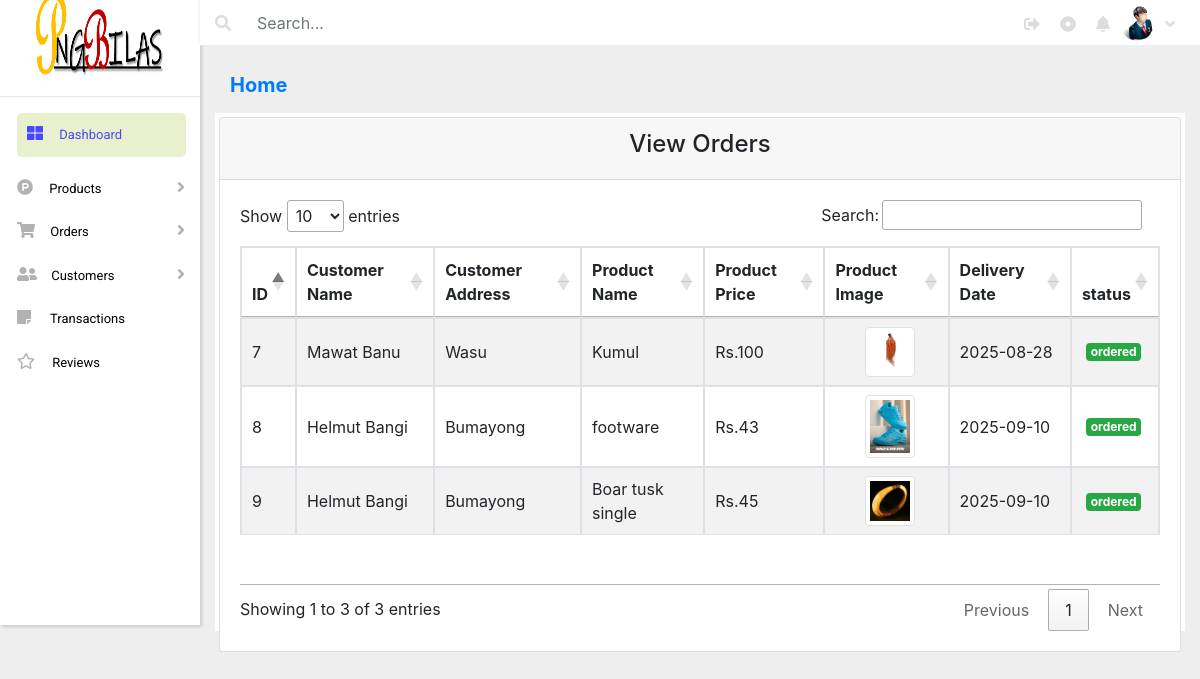
/admin/Index/orderview.php, run on an earlier commit of the app's database.
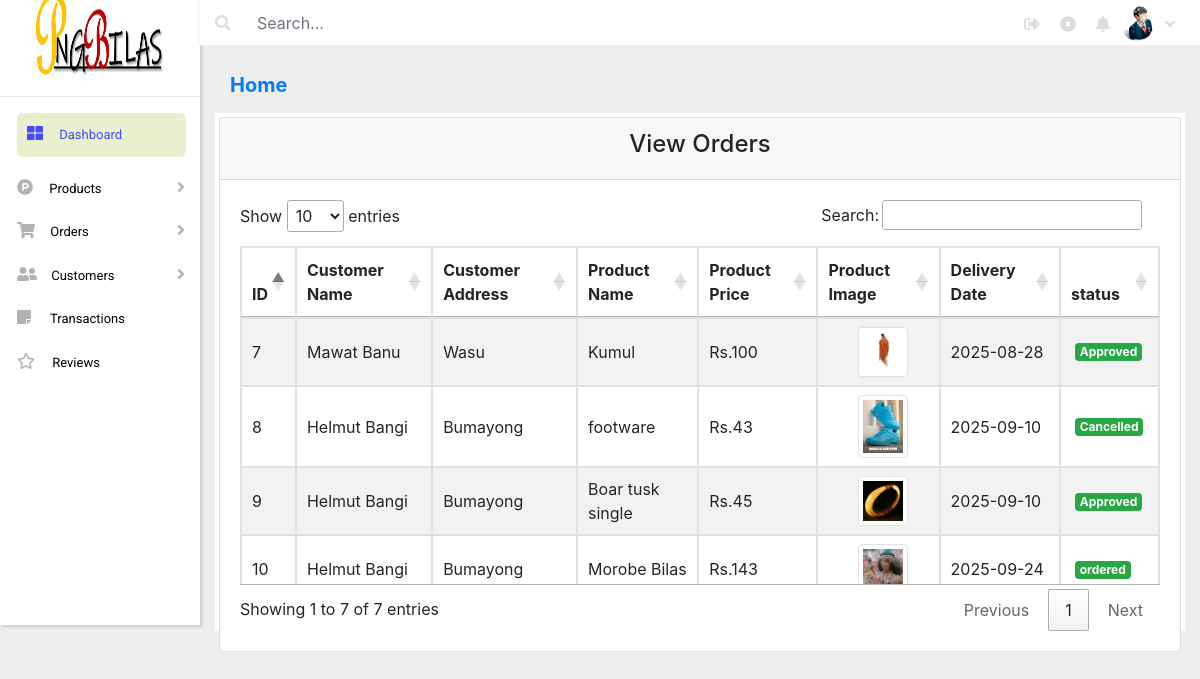
And on a later commit of the database.
### tables this page shows
CREATE TABLE `ordered` (
  `ID` int(10) NOT NULL,
  `customer_name` varchar(20) NOT NULL,
  `customer_mail` varchar(50) NOT NULL,
  `customer_address` varchar(100) NOT NULL,
  `product_name` varchar(30) NOT NULL,
  `product_price` int(20) NOT NULL,
  `product_image` varchar(100) NOT NULL,
  `status` varchar(20) NOT NULL DEFAULT 'ordered',
  `Delivery_Date` date NOT NULL DEFAULT current_timestamp()
);

### admin/Index/orderview.php (the view, shortened to what this page needs)
<?php
include 'include/header.php';
include 'include/sidebar.php';
include 'include/top-header.php';
?>
<div class="container-fluid body-area mt-5">
  <div class="row mt-2">
    <div class="col-md-12 col-sm-12">
      <h5 class="pt-4"><a href="./index.php" style="text-decoration: none; font-weight: bold;">Home</a>
      </h5>
    </div>
  </div>
  <div class="row">
    <div class="col-md-12 col-sm-12 view-area mt-2 p-1">
      <div class="card">
        <div class="card-header">
          <h4 class="text-center">View Orders</h4>
        </div>
        <div class="card-body">
          <table id="dtBasicExample"
            class="table table-responsive table-striped table-bordered  w-100 d-block d-md-table" cellspacing="0"
            width="100%">
            <thead>
              <th class="th-sm">ID
              </th>
              <th class="th-sm">Customer Name
              </th>
              <th class="th-sm">Customer Address
              </th>
              <th class="th-sm">Product Name
              </th>
              <th class="th-sm">Product Price
              </th>
              <th class="th-sm">Product Image
              </th>
              <th class="th-sm">Delivery Date
              </th>
              <th class="th-sm">status
              </th>
            </thead>
            <tbody>
              <?php
            include 'Sql/config.php';
            ?>
              <?php
            $sql = "SELECT * FROM ordered";
            $table = mysqli_query($conn, $sql);
            if(mysqli_num_rows($table)>0){
                while ($row = mysqli_fetch_array($table)) {
                 ?>
              <tr>
                <td>
                  <?php echo $row['ID'];?>
                </td>
                <td>
                  <?php echo $row['customer_name'];?>
                </td>
                <td>
                  <?php echo $row['customer_address'];?>
                </td>
                <td>
                  <?php echo $row['product_name'];?>
                </td>
                <td>
                  Rs.<?php echo $row['product_price'];?>
                </td>
                <td><img src="img/uploads/<?php echo $row['product_image'];?>" class="img-thumbnail" height="50px" width="50px"
                    id="pimg"></td>
                <td>
                  <?php echo $row['Delivery_Date'];?>
                </td>
                <td>
                <p class ="badge badge-success m-1"><?php echo $row['status'];?></p>
                </td>
              </tr>
              <?php
                            }
                          }
                          ?>
            </tbody>
          </table>
        </div>
      </div>
    </div>
  </div>
</div>
</div>
<?php
include 'include/footer.php';
?>

### admin/Index/include/header.php (shortened to what this page needs)
<!DOCTYPE html>
<html>
<head>
	<link rel="stylesheet" href="https://cdnjs.cloudflare.com/ajax/libs/font-awesome/5.10.0/css/all.min.css">
  <link rel="stylesheet" href="https://cdn.jsdelivr.net/npm/bootstrap@4.6.2/dist/css/bootstrap.min.css">
  <link rel="stylesheet" type="text/css" href="css/style2.css">
  <link href='https://cdn.datatables.net/1.12.1/css/jquery.dataTables.min.css' rel='stylesheet' type='text/css'>
  <link href='https://cdn.datatables.net/buttons/2.2.3/css/buttons.dataTables.min.css' rel='stylesheet' type='text/css'>
</head>
<body>

### admin/Index/include/sidebar.php (shortened to what this page needs)
<div class="container-fluid main">
		<div class="row">
			<div class="col-md-2 col-sm-12 top-left m-0 p-0">
				<div class="logo-area">
					<img src="/E-commerces/E-Commerce/Home/Images/logos.png" alt="..." height="90px" width="130px">
				</div>
				<hr>
				<div class="das_icon" id="navi">
					<nav>
						<a href="../Index/index.php"
							style="background-color: #e8f0cdff; color: #4649FF; margin-right: 14px; border-radius: 5px;"><i
								class="fas fa-th-large"
								style="margin-right: 13px; color: #4649FF; padding-left: 10px;"></i> Dashboard</a>
						<a href="#" style="margin-top: 10px;" onclick="show()"><i class="fab fa-product-hunt"
								style="margin-right: 13px;"></i> Products <i class="fas fa-angle-right"
								id="drop1"></i></a>
						<a href="#" onclick="show1()"><i class="fas fa-shopping-cart" style="margin-right: 12px;"></i>
							Orders <i class="fas fa-angle-right" id="drop2"></i></a>
						<a href="#" onclick="show3()"><i class="fas fa-user-friends" style="margin-right: 11px;"></i>
							Customers <i class="fas fa-angle-right" id="drop3"></i></a>
						<a href="#"><i class="fas fa-sticky-note" style="margin-right: 16px;"></i> Transactions</a>
						<a href="#"><i class="far fa-star" style="margin-right: 14px;"></i> Reviews</a>
					</nav>
				</div>
			</div>

### admin/Index/include/top-header.php
<div class="col-md-10 col-sm-12 right-top-area">
				<i class="fas fa-search"></i>
				<input type="text" name="search" class="form-control" placeholder="Search...">
				<div class="top_user_area">
					<a href="#"> <i class="fas fa-angle-down"></i></a>
					<a href="#"><img src="img/user.jfif" alt="..." height="35px" width="35px"></a>
					<a href="#"><i class="fas fa-bell"></i></a>
					<a href="#"><i class="fas fa-dot-circle"></i></a>
					<a href="/E-commerces/E-Commerce/admin/index.php"><i class="fas fa-sign-out-alt"></i></a>
				</div>

### admin/Index/include/footer.php (shortened to what this page needs)
</div>
	</div>
</body>
</html>

### admin/Index/css/style2.css (style rules this page uses)
body { margin: 0px; padding: 0px; background-color: #eee; }
.top-left { height: 625px; background-color: #fff; box-shadow: rgba(0, 0, 0, 0.15) 2.4px 2.4px 3.2px; }
.top-left .logo-area { height: 90px; }
.top-left .logo-area img { display: block; margin: auto; margin-top: -10px; }
.das_icon nav a { display: block; color: #000; text-decoration: none; margin-left: 17px; padding-top: 12px; padding-bottom: 12px; font-family: Roboto; font-size: 13px; }
.das_icon nav a i { color: #B2B2B2; font-size: 16px; }
#drop1 , #drop2 , #drop3 { float: right; margin-right: 15px; }
.right-top-area { height: 45px; background-color: #fff; box-shadow: -1px 0px 3px 0px #eee; }
.right-top-area i { color: #DDDDDD; padding-top: 15px; }
.right-top-area input[type="text"] { margin-left: 30px; margin-top: -27px; height: 30px; width: 230px; border:none; }
.top_user_area { margin-top: -37px; }
.top_user_area img { float: right; border-radius: 50px; margin-top: 5px; }
.top_user_area a i { float: right; padding-right: 10px; padding-left: 10px; line-height: -150px!important; }
.img-thumbnail { margin-left: 30px; }
.view-area { height: 518px; background-color: #fff; }

What changed in the data, as far as the page shows it:
changed ordered "Mawat Banu": status "ordered" → "Approved"
changed ordered "footware": status "ordered" → "Cancelled"
changed ordered "Boar tusk single": status "ordered" → "Approved"
added ordered: ID "10", customer_name "Helmut Bangi", customer_address "Bumayong", product_name "Morobe Bilas", product_price "143", product_image (picture), Delivery_Date "2025-09-24", status "ordered"
Also different on the page:
text written by a page script: "Show entries Search: Showing 1 to 3 of 3 entries Previous 1 Next" → "Show entries Search: Showing 1 to 7 of 7 entries Previous 1 Next"
